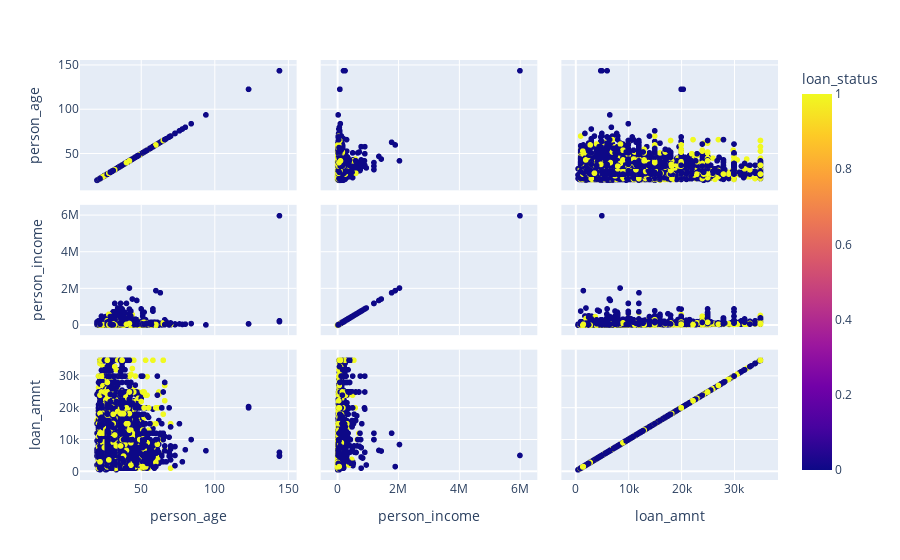

Notebook code cell kept with this figure:
### Code cell
grafico = px.scatter_matrix(credit, dimensions=['person_age', 'person_income', 'loan_amnt'], color = 'loan_status')
grafico.show()

### Figure 1 — Plotly figure (JSON) as saved in the notebook; plotly's stock layout.template omitted (floating-point values rounded to 4 significant figures; data arrays with more than 128 entries replaced by an {"elided": "..."} marker saying what was removed)
{"data": [{"dimensions": [{"axis": {"matches": true}, "label": "person_age", "values": {"elided": "32581 int values"}}, {"axis": {"matches": true}, "label": "person_income", "values": {"elided": "32581 int values"}}, {"axis": {"matches": true}, "label": "loan_amnt", "values": {"elided": "32581 int values"}}], "hovertemplate": "%{xaxis.title.text}=%{x}<br>%{yaxis.title.text}=%{y}<br>loan_status=%{marker.color}<extra></extra>", "legendgroup": "", "marker": {"color": {"elided": "32581 int values"}, "coloraxis": "coloraxis", "symbol": "circle"}, "name": "", "showlegend": false, "type": "splom"}], "layout": {"coloraxis": {"colorbar": {"title": {"text": "loan_status"}}, "colorscale": [[0, "#0d0887"], [0.1111, "#46039f"], [0.2222, "#7201a8"], [0.3333, "#9c179e"], [0.4444, "#bd3786"], [0.5556, "#d8576b"], [0.6667, "#ed7953"], [0.7778, "#fb9f3a"], [0.8889, "#fdca26"], [1, "#f0f921"]]}, "dragmode": "select", "legend": {"tracegroupgap": 0}, "margin": {"t": 60}}}
